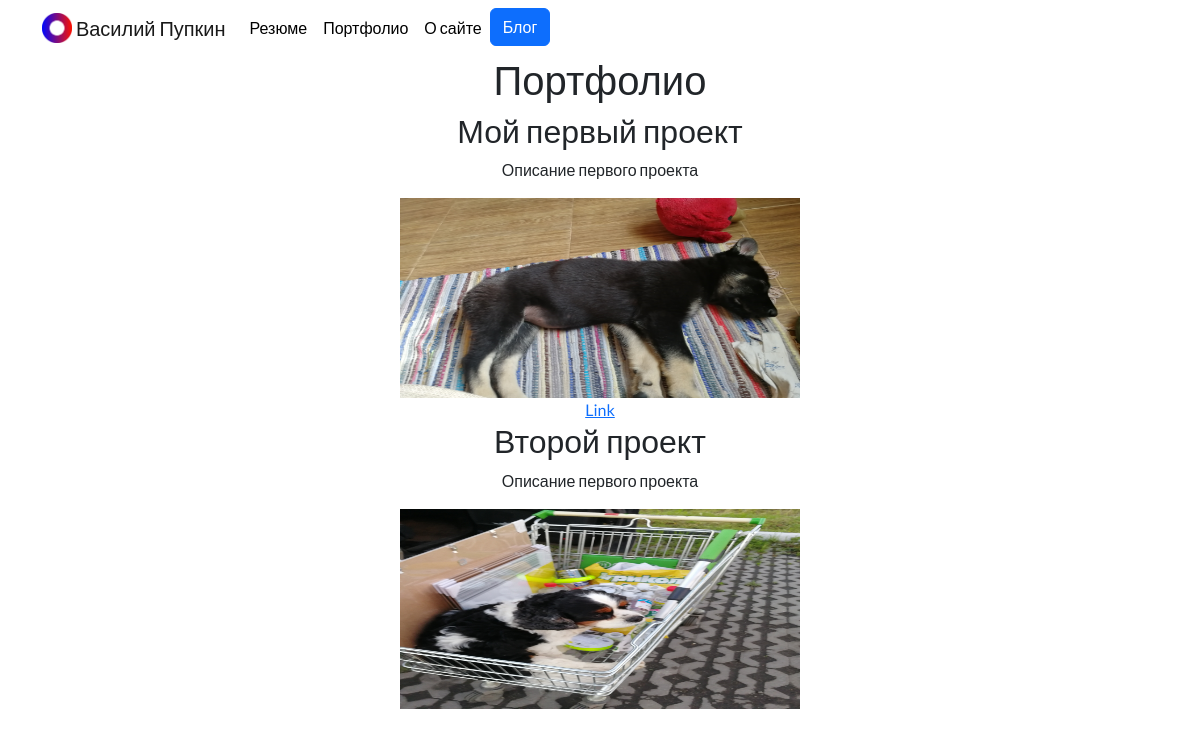
Screenshot of /portfolio/portfolio with the database file from the repository.
### portfolio/models.py (models this page shows, shortened)
class Project(models.Model):
    title = models.CharField(max_length=100)
    description = models.CharField(max_length=250)
    image = models.ImageField(upload_to="portfolio/images/")
    url = models.URLField(blank=True)

### portfolio/views.py (the view)
# urls.py: path('portfolio', views.view_portfolio, name='view_portfolio'),
def view_portfolio(request):
    projects = Project.objects.all()
    return render(request, 'portfolio/portfolio.html', {'projects': projects})

### portfolio/templates/portfolio/portfolio.html
{% extends 'portfolio/base.html' %}
{% block content %}
<div class="container text-center">
    <h1>Портфолио</h1>
    {% for project in projects %}
      <h2>{{ project.title }}</h2>
        <p>{{ project.description }}</p>
        <img src="{{ project.image.url }}" height=200 width=400>
        {% if project.url %}
          <br><a href="{{ project.url }}">Link</a>
        {% endif %}
    {% endfor %}
    <br>
    <br>
</div>
{% endblock %}

### portfolio/templates/portfolio/base.html (shortened to what this page needs)
{% load static %}
<!doctype html>
<html lang="ru">
<head>
  <link rel="stylesheet" href="https://cdn.jsdelivr.net/npm/bootstrap@5.2.0/dist/css/bootstrap.min.css">
  <link rel="stylesheet" href="{% static "portfolio/custom.css" %}">
</head>
<body>
  <nav id="topNav" class="navbar navbar-expand-md navbar-light">
    <div class="container">
      <a class="navbar-brand" href="{% url 'home_page' %}">
        <img src="{% static "portfolio/Logo.png" %}" width="30" height="30" class="d-inline-block align-top" alt="Nick's Logo">
        <span>Василий Пупкин</span>
      </a>
      <div class="collapse navbar-collapse text-center" id="navbarNav">
        <ul class="navbar-nav ml-auto">
          <li class="nav-item">
            <a class="nav-link" href="{% static "portfolio/resume.pdf" %}">Резюме</a>
          </li>
          <li class="nav-item">
            <a class="nav-link" href="{% url 'view_portfolio' %}">Портфолио</a>
          </li>
          <li class="nav-item">
            <a class="nav-link" href="{%  url 'about' %}">О сайте</a>
          </li>
          <li>
            <a role="button" href="{% url 'blog:all_blogs' %}" class="btn btn-primary">Блог</a>
          </li>
        </ul>
      </div>
    </div>
  </nav>
  <div class="container">
    {% block content %}{% endblock %}
  </div>
</body>
</html>

### portfolio/static/portfolio/custom.css (style rules this page uses)
.navbar-nav .nav-link { color: rgba(0,0,0,1) !important; }
body { font-family: 'Lato', sans-serif; }

### rows the page displays
Project: title "Мой первый проект", description "Описание первого проекта", image (picture)
Project: title "Второй проект", description "Описание первого проекта", image (picture)
